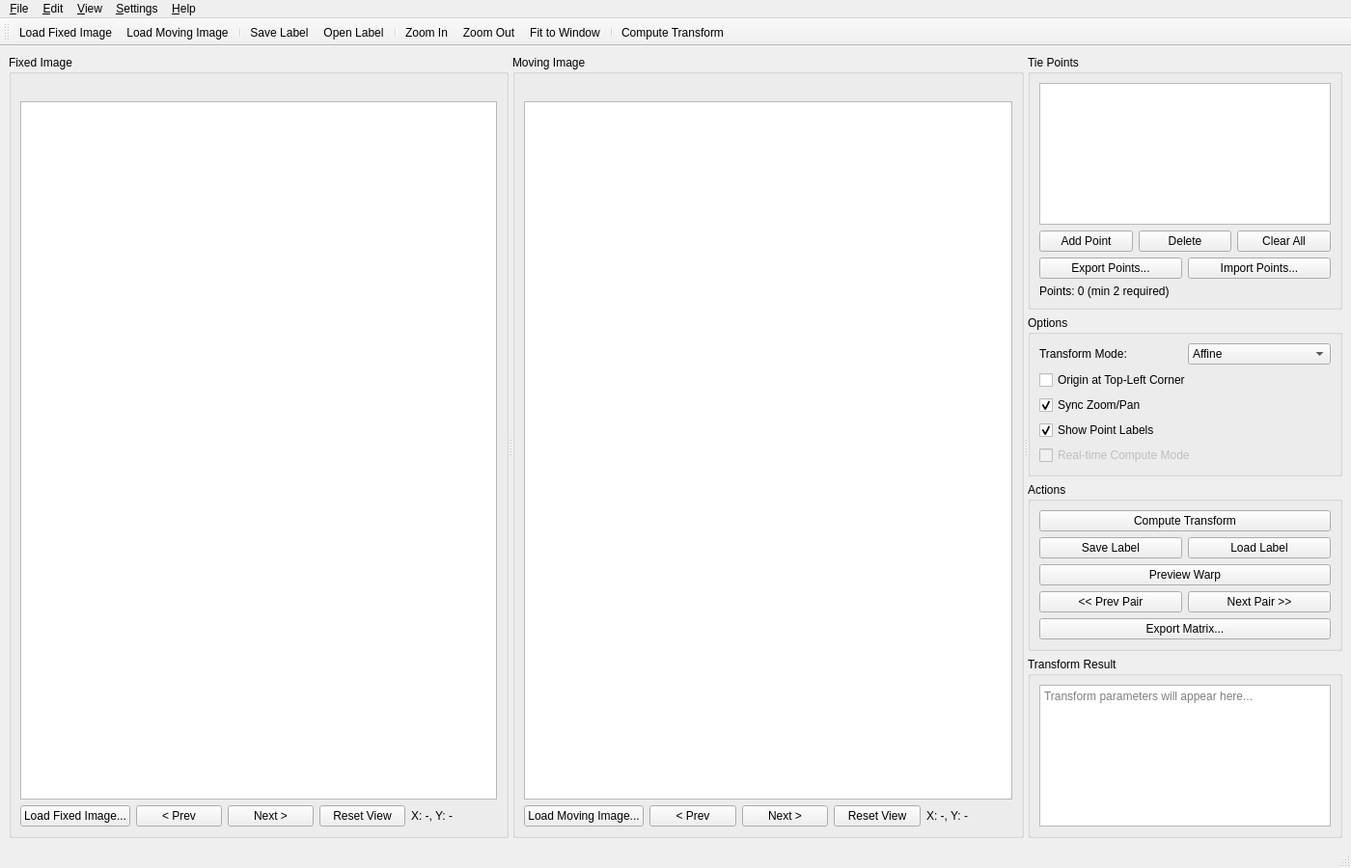
<?xml version="1.0" encoding="UTF-8"?>
<ui version="4.0">
 <class>MainWindow</class>
 <widget class="QMainWindow" name="MainWindow">
  <property name="geometry">
   <rect>
    <x>0</x>
    <y>0</y>
    <width>1400</width>
    <height>900</height>
   </rect>
  </property>
  <property name="windowTitle">
   <string>RigidLabeler - 2D Rigid Transformation Labeling Tool</string>
  </property>
  <widget class="QWidget" name="centralwidget">
   <layout class="QHBoxLayout" name="mainLayout">
    <item>
     <widget class="QSplitter" name="mainSplitter">
      <property name="orientation">
       <enum>Qt::Horizontal</enum>
      </property>
      <!-- Left Panel: Images -->
      <widget class="QSplitter" name="imageSplitter">
       <property name="orientation">
        <enum>Qt::Horizontal</enum>
       </property>
       <!-- Fixed Image Panel -->
       <widget class="QGroupBox" name="fixedImageGroup">
        <property name="title">
         <string>Fixed Image</string>
        </property>
        <layout class="QVBoxLayout" name="fixedImageLayout">
         <item>
          <widget class="QLabel" name="lblFixedFileName">
           <property name="text">
            <string></string>
           </property>
           <property name="styleSheet">
            <string>color: gray; font-size: 11px;</string>
           </property>
           <property name="wordWrap">
            <bool>true</bool>
           </property>
          </widget>
         </item>
         <item>
          <widget class="QGraphicsView" name="fixedImageView">
           <property name="minimumSize">
            <size>
             <width>400</width>
             <height>400</height>
            </size>
           </property>
           <property name="dragMode">
            <enum>QGraphicsView::ScrollHandDrag</enum>
           </property>
           <property name="transformationAnchor">
            <enum>QGraphicsView::AnchorUnderMouse</enum>
           </property>
          </widget>
         </item>
         <item>
          <layout class="QHBoxLayout" name="fixedImageControls">
           <item>
            <widget class="QPushButton" name="btnLoadFixed">
             <property name="text">
              <string>Load Fixed Image...</string>
             </property>
            </widget>
           </item>
           <item>
            <widget class="QPushButton" name="btnPrevFixed">
             <property name="text">
              <string>&lt; Prev</string>
             </property>
             <property name="toolTip">
              <string>Load previous image from the same folder</string>
             </property>
            </widget>
           </item>
           <item>
            <widget class="QPushButton" name="btnNextFixed">
             <property name="text">
              <string>Next &gt;</string>
             </property>
             <property name="toolTip">
              <string>Load next image from the same folder</string>
             </property>
            </widget>
           </item>
           <item>
            <widget class="QPushButton" name="btnZoomFitFixed">
             <property name="text">
              <string>Reset View</string>
             </property>
             <property name="toolTip">
              <string>Reset to fit image in view</string>
             </property>
            </widget>
           </item>
           <item>
            <widget class="QLabel" name="lblFixedCoord">
             <property name="text">
              <string>X: -, Y: -</string>
             </property>
            </widget>
           </item>
          </layout>
         </item>
        </layout>
       </widget>
       <!-- Moving Image Panel -->
       <widget class="QGroupBox" name="movingImageGroup">
        <property name="title">
         <string>Moving Image</string>
        </property>
        <layout class="QVBoxLayout" name="movingImageLayout">
         <item>
          <widget class="QLabel" name="lblMovingFileName">
           <property name="text">
            <string></string>
           </property>
           <property name="styleSheet">
            <string>color: gray; font-size: 11px;</string>
           </property>
           <property name="wordWrap">
            <bool>true</bool>
           </property>
          </widget>
         </item>
         <item>
          <widget class="QGraphicsView" name="movingImageView">
           <property name="minimumSize">
            <size>
             <width>400</width>
             <height>400</height>
            </size>
           </property>
           <property name="dragMode">
            <enum>QGraphicsView::ScrollHandDrag</enum>
           </property>
           <property name="transformationAnchor">
            <enum>QGraphicsView::AnchorUnderMouse</enum>
           </property>
          </widget>
         </item>
         <item>
          <layout class="QHBoxLayout" name="movingImageControls">
           <item>
            <widget class="QPushButton" name="btnLoadMoving">
             <property name="text">
              <string>Load Moving Image...</string>
             </property>
            </widget>
           </item>
           <item>
            <widget class="QPushButton" name="btnPrevMoving">
             <property name="text">
              <string>&lt; Prev</string>
             </property>
             <property name="toolTip">
              <string>Load previous image from the same folder</string>
             </property>
            </widget>
           </item>
           <item>
            <widget class="QPushButton" name="btnNextMoving">
             <property name="text">
              <string>Next &gt;</string>
             </property>
             <property name="toolTip">
              <string>Load next image from the same folder</string>
             </property>
            </widget>
           </item>
           <item>
            <widget class="QPushButton" name="btnZoomFitMoving">
             <property name="text">
              <string>Reset View</string>
             </property>
             <property name="toolTip">
              <string>Reset to fit image in view</string>
             </property>
            </widget>
           </item>
           <item>
            <widget class="QLabel" name="lblMovingCoord">
             <property name="text">
              <string>X: -, Y: -</string>
             </property>
            </widget>
           </item>
          </layout>
         </item>
        </layout>
       </widget>
      </widget>
      <!-- Right Panel: Controls -->
      <widget class="QWidget" name="controlPanel">
       <property name="minimumWidth">
        <number>320</number>
       </property>
       <property name="maximumWidth">
        <number>400</number>
       </property>
       <layout class="QVBoxLayout" name="controlLayout">
        <!-- Tie Points Group -->
        <item>
         <widget class="QGroupBox" name="tiePointsGroup">
          <property name="title">
           <string>Tie Points</string>
          </property>
          <layout class="QVBoxLayout" name="tiePointsLayout">
           <item>
            <widget class="QTableView" name="tiePointsTable">
             <property name="selectionMode">
              <enum>QAbstractItemView::SingleSelection</enum>
             </property>
             <property name="selectionBehavior">
              <enum>QAbstractItemView::SelectRows</enum>
             </property>
             <property name="alternatingRowColors">
              <bool>true</bool>
             </property>
            </widget>
           </item>
           <item>
            <layout class="QHBoxLayout" name="tiePointButtons">
             <item>
              <widget class="QPushButton" name="btnAddPoint">
               <property name="text">
                <string>Add Point</string>
               </property>
               <property name="toolTip">
                <string>Add a new tie point pair</string>
               </property>
              </widget>
             </item>
             <item>
              <widget class="QPushButton" name="btnDeletePoint">
               <property name="text">
                <string>Delete</string>
               </property>
               <property name="toolTip">
                <string>Delete selected tie point</string>
               </property>
              </widget>
             </item>
             <item>
              <widget class="QPushButton" name="btnClearPoints">
               <property name="text">
                <string>Clear All</string>
               </property>
               <property name="toolTip">
                <string>Clear all tie points</string>
               </property>
              </widget>
             </item>
            </layout>
           </item>
           <item>
            <layout class="QHBoxLayout" name="tiePointIOButtons">
             <item>
              <widget class="QPushButton" name="btnExportPoints">
               <property name="text">
                <string>Export Points...</string>
               </property>
               <property name="toolTip">
                <string>Export tie points to a CSV file</string>
               </property>
              </widget>
             </item>
             <item>
              <widget class="QPushButton" name="btnImportPoints">
               <property name="text">
                <string>Import Points...</string>
               </property>
               <property name="toolTip">
                <string>Import tie points from a CSV file</string>
               </property>
              </widget>
             </item>
            </layout>
           </item>
           <item>
            <widget class="QLabel" name="lblPointCount">
             <property name="text">
              <string>Points: 0 (min 2 required)</string>
             </property>
            </widget>
           </item>
          </layout>
         </widget>
        </item>
        <!-- Options Group -->
        <item>
         <widget class="QGroupBox" name="optionsGroup">
          <property name="title">
           <string>Options</string>
          </property>
          <layout class="QVBoxLayout" name="optionsLayout">
           <item>
            <layout class="QHBoxLayout" name="transformModeLayout">
             <item>
              <widget class="QLabel" name="lblTransformMode">
               <property name="text">
                <string>Transform Mode:</string>
               </property>
              </widget>
             </item>
             <item>
              <widget class="QComboBox" name="cmbTransformMode">
               <property name="toolTip">
                <string>Select the type of transformation to compute</string>
               </property>
               <property name="currentIndex">
                <number>2</number>
               </property>
               <item>
                <property name="text">
                 <string>Rigid</string>
                </property>
               </item>
               <item>
                <property name="text">
                 <string>Similarity</string>
                </property>
               </item>
               <item>
                <property name="text">
                 <string>Affine</string>
                </property>
               </item>
              </widget>
             </item>
            </layout>
           </item>
           <item>
            <widget class="QCheckBox" name="chkOriginTopLeft">
             <property name="text">
              <string>Origin at Top-Left Corner</string>
             </property>
             <property name="toolTip">
              <string>When checked, coordinates use top-left as origin (0,0). Default uses image center as origin.</string>
             </property>
             <property name="checked">
              <bool>false</bool>
             </property>
            </widget>
           </item>
           <item>
            <widget class="QCheckBox" name="chkSyncZoom">
             <property name="text">
              <string>Sync Zoom/Pan</string>
             </property>
             <property name="checked">
              <bool>true</bool>
             </property>
             <property name="toolTip">
              <string>Synchronize zoom and pan between both image views</string>
             </property>
            </widget>
           </item>
           <item>
            <widget class="QCheckBox" name="chkShowPointLabels">
             <property name="text">
              <string>Show Point Labels</string>
             </property>
             <property name="toolTip">
              <string>Display point index numbers next to each crosshair marker</string>
             </property>
             <property name="checked">
              <bool>true</bool>
             </property>
            </widget>
           </item>
           <item>
            <widget class="QCheckBox" name="chkRealtimeCompute">
             <property name="text">
              <string>Real-time Compute Mode</string>
             </property>
             <property name="toolTip">
              <string>Automatically compute transform 5s after adding a complete point pair (requires 3+ pairs)</string>
             </property>
             <property name="enabled">
              <bool>false</bool>
             </property>
            </widget>
           </item>
          </layout>
         </widget>
        </item>
        <!-- Actions Group -->
        <item>
         <widget class="QGroupBox" name="actionsGroup">
          <property name="title">
           <string>Actions</string>
          </property>
          <layout class="QVBoxLayout" name="actionsLayout">
           <item>
            <widget class="QPushButton" name="btnCompute">
             <property name="text">
              <string>Compute Transform</string>
             </property>
             <property name="toolTip">
              <string>Compute rigid/similarity transform from tie points (Ctrl+R)</string>
             </property>
            </widget>
           </item>
           <item>
            <layout class="QHBoxLayout" name="labelActionsLayout">
             <item>
              <widget class="QPushButton" name="btnSaveLabel">
               <property name="text">
                <string>Save Label</string>
               </property>
               <property name="toolTip">
                <string>Save current label to file (Ctrl+S)</string>
               </property>
              </widget>
             </item>
             <item>
              <widget class="QPushButton" name="btnLoadLabel">
               <property name="text">
                <string>Load Label</string>
               </property>
               <property name="toolTip">
                <string>Load label from file (Ctrl+O)</string>
               </property>
              </widget>
             </item>
            </layout>
           </item>
           <item>
            <widget class="QPushButton" name="btnPreview">
             <property name="text">
              <string>Preview Warp</string>
             </property>
             <property name="toolTip">
              <string>Preview warped result</string>
             </property>
            </widget>
           </item>
           <item>
            <layout class="QHBoxLayout" name="pairNavigationLayout">
             <item>
              <widget class="QPushButton" name="btnPrevPair">
               <property name="text">
                <string>&lt;&lt; Prev Pair</string>
               </property>
               <property name="toolTip">
                <string>Load previous fixed and moving images from their folders</string>
               </property>
              </widget>
             </item>
             <item>
              <widget class="QPushButton" name="btnNextPair">
               <property name="text">
                <string>Next Pair &gt;&gt;</string>
               </property>
               <property name="toolTip">
                <string>Load next fixed and moving images from their folders</string>
               </property>
              </widget>
             </item>
            </layout>
           </item>
           <item>
            <widget class="QPushButton" name="btnExportMatrix">
             <property name="text">
              <string>Export Matrix...</string>
             </property>
             <property name="toolTip">
              <string>Export 3x3 transformation matrix to a text file</string>
             </property>
            </widget>
           </item>
          </layout>
         </widget>
        </item>
        <!-- Result Group -->
        <item>
         <widget class="QGroupBox" name="resultGroup">
          <property name="title">
           <string>Transform Result</string>
          </property>
          <layout class="QVBoxLayout" name="resultLayout">
           <item>
            <widget class="QTextEdit" name="txtResult">
             <property name="readOnly">
              <bool>true</bool>
             </property>
             <property name="minimumHeight">
              <number>120</number>
             </property>
             <property name="placeholderText">
              <string>Transform parameters will appear here...</string>
             </property>
            </widget>
           </item>
          </layout>
         </widget>
        </item>
        <!-- Spacer -->
        <item>
         <spacer name="verticalSpacer">
          <property name="orientation">
           <enum>Qt::Vertical</enum>
          </property>
          <property name="sizeHint" stdset="0">
           <size>
            <width>20</width>
            <height>40</height>
           </size>
          </property>
         </spacer>
        </item>
       </layout>
      </widget>
     </widget>
    </item>
   </layout>
  </widget>
  <!-- Menu Bar -->
  <widget class="QMenuBar" name="menubar">
   <property name="geometry">
    <rect>
     <x>0</x>
     <y>0</y>
     <width>1400</width>
     <height>25</height>
    </rect>
   </property>
   <widget class="QMenu" name="menuFile">
    <property name="title">
     <string>&amp;File</string>
    </property>
    <addaction name="actionLoadFixedImage"/>
    <addaction name="actionLoadMovingImage"/>
    <addaction name="separator"/>
    <addaction name="actionSaveLabel"/>
    <addaction name="actionLoadLabel"/>
    <addaction name="separator"/>
    <addaction name="actionExit"/>
   </widget>
   <widget class="QMenu" name="menuEdit">
    <property name="title">
     <string>&amp;Edit</string>
    </property>
    <addaction name="actionUndo"/>
    <addaction name="actionRedo"/>
    <addaction name="separator"/>
    <addaction name="actionClearPoints"/>
   </widget>
   <widget class="QMenu" name="menuView">
    <property name="title">
     <string>&amp;View</string>
    </property>
    <addaction name="actionZoomIn"/>
    <addaction name="actionZoomOut"/>
    <addaction name="actionFitToWindow"/>
    <addaction name="separator"/>
    <addaction name="actionSyncViews"/>
   </widget>
   <widget class="QMenu" name="menuSettings">
    <property name="title">
     <string>&amp;Settings</string>
    </property>
    <widget class="QMenu" name="menuLanguage">
     <property name="title">
      <string>&amp;Language</string>
     </property>
     <addaction name="actionLangEnglish"/>
     <addaction name="actionLangChinese"/>
    </widget>
    <addaction name="menuLanguage"/>
   </widget>
   <widget class="QMenu" name="menuHelp">
    <property name="title">
     <string>&amp;Help</string>
    </property>
    <addaction name="actionAbout"/>
   </widget>
   <addaction name="menuFile"/>
   <addaction name="menuEdit"/>
   <addaction name="menuView"/>
   <addaction name="menuSettings"/>
   <addaction name="menuHelp"/>
  </widget>
  <!-- Status Bar -->
  <widget class="QStatusBar" name="statusbar"/>
  <!-- Tool Bar -->
  <widget class="QToolBar" name="toolBar">
   <property name="windowTitle">
    <string>Main Toolbar</string>
   </property>
   <attribute name="toolBarArea">
    <enum>TopToolBarArea</enum>
   </attribute>
   <addaction name="actionLoadFixedImage"/>
   <addaction name="actionLoadMovingImage"/>
   <addaction name="separator"/>
   <addaction name="actionSaveLabel"/>
   <addaction name="actionLoadLabel"/>
   <addaction name="separator"/>
   <addaction name="actionZoomIn"/>
   <addaction name="actionZoomOut"/>
   <addaction name="actionFitToWindow"/>
   <addaction name="separator"/>
   <addaction name="actionCompute"/>
  </widget>
  <!-- Actions -->
  <action name="actionLoadFixedImage">
   <property name="text">
    <string>Load &amp;Fixed Image...</string>
   </property>
   <property name="shortcut">
    <string>Ctrl+1</string>
   </property>
  </action>
  <action name="actionLoadMovingImage">
   <property name="text">
    <string>Load &amp;Moving Image...</string>
   </property>
   <property name="shortcut">
    <string>Ctrl+2</string>
   </property>
  </action>
  <action name="actionSaveLabel">
   <property name="text">
    <string>&amp;Save Label...</string>
   </property>
  </action>
  <action name="actionLoadLabel">
   <property name="text">
    <string>&amp;Open Label...</string>
   </property>
   <property name="shortcut">
    <string>Ctrl+O</string>
   </property>
  </action>
  <action name="actionExit">
   <property name="text">
    <string>E&amp;xit</string>
   </property>
   <property name="shortcut">
    <string>Ctrl+Q</string>
   </property>
  </action>
  <action name="actionUndo">
   <property name="text">
    <string>&amp;Undo</string>
   </property>
   <property name="shortcut">
    <string>Ctrl+Z</string>
   </property>
  </action>
  <action name="actionRedo">
   <property name="text">
    <string>&amp;Redo</string>
   </property>
   <property name="shortcut">
    <string>Ctrl+Y</string>
   </property>
  </action>
  <action name="actionClearPoints">
   <property name="text">
    <string>&amp;Clear All Points</string>
   </property>
  </action>
  <action name="actionZoomIn">
   <property name="text">
    <string>Zoom &amp;In</string>
   </property>
   <property name="shortcut">
    <string>Ctrl++</string>
   </property>
  </action>
  <action name="actionZoomOut">
   <property name="text">
    <string>Zoom &amp;Out</string>
   </property>
   <property name="shortcut">
    <string>Ctrl+-</string>
   </property>
  </action>
  <action name="actionFitToWindow">
   <property name="text">
    <string>&amp;Fit to Window</string>
   </property>
   <property name="shortcut">
    <string>Ctrl+0</string>
   </property>
  </action>
  <action name="actionSyncViews">
   <property name="text">
    <string>&amp;Sync Views</string>
   </property>
   <property name="checkable">
    <bool>true</bool>
   </property>
   <property name="checked">
    <bool>true</bool>
   </property>
  </action>
  <action name="actionAbout">
   <property name="text">
    <string>&amp;About RigidLabeler</string>
   </property>
  </action>
  <action name="actionCompute">
   <property name="text">
    <string>&amp;Compute Transform</string>
   </property>
   <property name="shortcut">
    <string>Ctrl+R</string>
   </property>
  </action>
  <action name="actionLangEnglish">
   <property name="text">
    <string>English</string>
   </property>
   <property name="checkable">
    <bool>true</bool>
   </property>
   <property name="checked">
    <bool>true</bool>
   </property>
  </action>
  <action name="actionLangChinese">
   <property name="text">
    <string>中文</string>
   </property>
   <property name="checkable">
    <bool>true</bool>
   </property>
  </action>
 </widget>
 <resources/>
 <connections>
  <connection>
   <sender>actionExit</sender>
   <signal>triggered()</signal>
   <receiver>MainWindow</receiver>
   <slot>close()</slot>
   <hints>
    <hint type="sourcelabel">
     <x>-1</x>
     <y>-1</y>
    </hint>
    <hint type="destinationlabel">
     <x>699</x>
     <y>449</y>
    </hint>
   </hints>
  </connection>
  <connection>
   <sender>chkSyncZoom</sender>
   <signal>toggled(bool)</signal>
   <receiver>actionSyncViews</receiver>
   <slot>setChecked(bool)</slot>
   <hints>
    <hint type="sourcelabel">
     <x>1200</x>
     <y>500</y>
    </hint>
    <hint type="destinationlabel">
     <x>-1</x>
     <y>-1</y>
    </hint>
   </hints>
  </connection>
  <connection>
   <sender>actionSyncViews</sender>
   <signal>toggled(bool)</signal>
   <receiver>chkSyncZoom</receiver>
   <slot>setChecked(bool)</slot>
   <hints>
    <hint type="sourcelabel">
     <x>-1</x>
     <y>-1</y>
    </hint>
    <hint type="destinationlabel">
     <x>1200</x>
     <y>500</y>
    </hint>
   </hints>
  </connection>
 </connections>
</ui>
